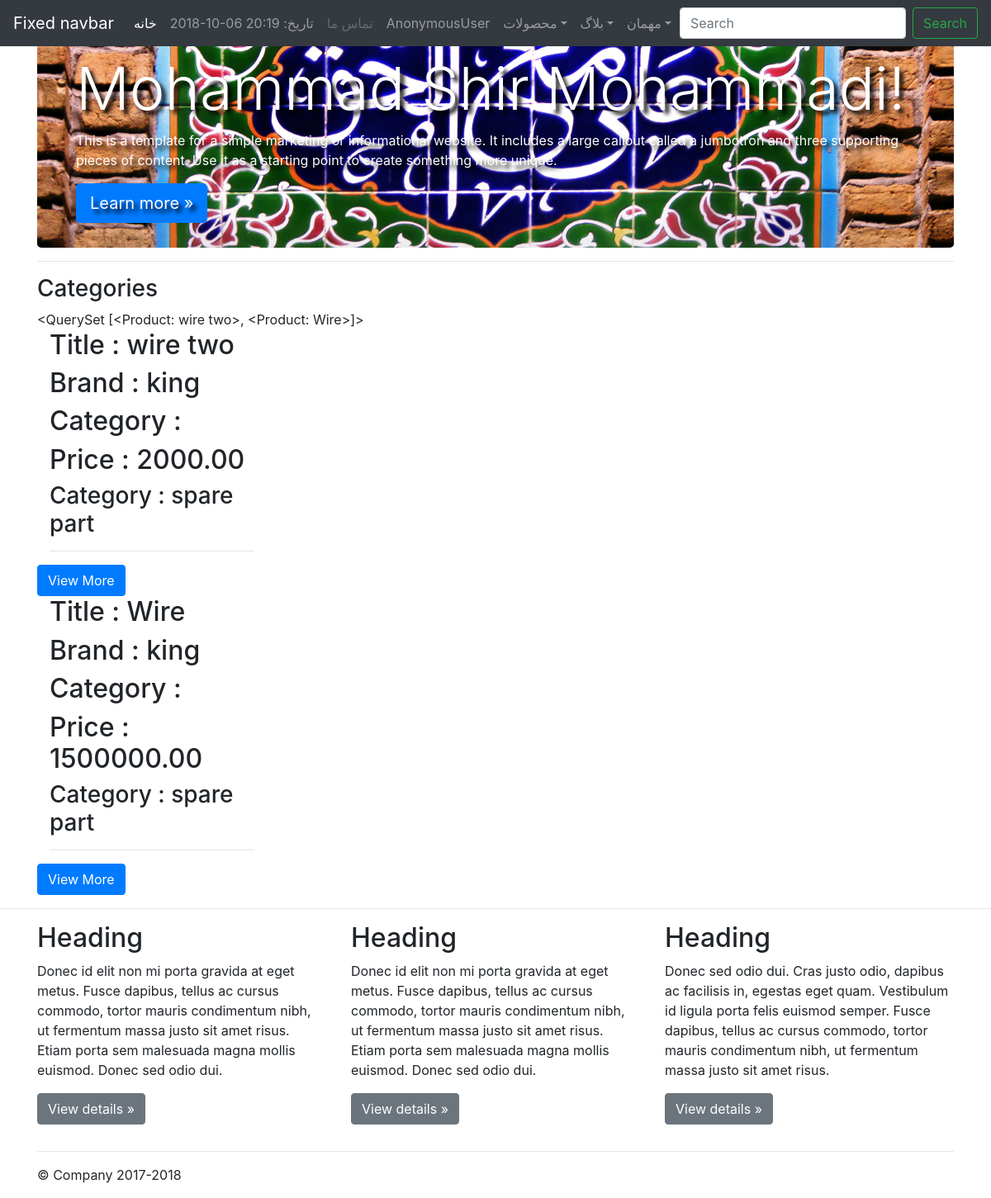
Screenshot of /products/productlist with the database file from the repository.
### products/models.py (models this page shows, shortened)
class Product(models.Model):
    title = models.CharField(max_length=120,help_text="Enter uniqe title")
    hits = models.IntegerField(default=0)
    brand = models.ForeignKey(Brand,on_delete=models.CASCADE)
    description = models.TextField(max_length=1500,help_text='descrip your Product')
    category = models.ManyToManyField(Category)
    active = models.BooleanField(default=True)
    price = models.DecimalField(decimal_places=2,max_digits=15,help_text="قیمت ها به تومان می باشد.")
    def __str__(self):
        return self.title
    class Meta :
        ordering = ["-title"]

class Brand(models.Model):
    title = models.CharField(unique=True,max_length=100)
    slug = models.SlugField()

class Category(models.Model):
    title = models.CharField(unique=True,max_length=100)
    description = models.TextField(max_length=500)
    slug =models.SlugField()

### products/views.py (the view)
# urls.py: path('productlist',views.ProductListView,name='productlist'),
def ProductListView(request):
    ProductList= Product.objects.all()
    context = {
        "ProductList":ProductList
    }
    template_name = "productlist.html"
    return render(request,template_name,context)

### ecommerce/contextprocessor.py (called while the page is built)
def time_now(request):
    return {'time_now':datetime.now()}

### products/templates/productlist.html (shortened to what this page needs)
{% extends "base.html" %}
{% block content %}
<div class="container">
    <div class="row">
        <div class="col">
            <hr>
                <h3>Categories</h3>
            {{ ProductList }}
            {% for product in ProductList %}
            <div class="col-md-3">
            <h2>Title : {{ product.title}}</h2>
            <h2>Brand : {{ product.brand.title}}</h2>
            <h2>Category : {{ product.category.title}}</h2>
            <h2>Price : {{ product.price}}</h2>
                {% for cate in product.category.all %}
               <h3>Category : {{ cate.title }} </h3>
                {% endfor %}
            <hr>
            </div>
            <a href="{% url 'products:product_detail_view' id=product.id %}" class="btn btn-primary">View More</a>
            {% endfor %}
        </div>
    </div>
</div>
{% endblock %}

### templates/base.html (shortened to what this page needs)
<!doctype html>
<body lang="en">
  <head>
    <link rel="stylesheet" href="https://stackpath.bootstrapcdn.com/bootstrap/4.1.3/css/bootstrap.min.css"
>
  </head>
<body>
{% include "navbar.html" %}
{% block content %}
{% endblock %}
<p><hr></p>
      <div class="container">
        <div class="row">
          <div class="col-md-4">
            <h2>Heading</h2>
            <p>Donec id elit non mi porta gravida at eget metus. Fusce dapibus, tellus ac cursus commodo,
                tortor mauris condimentum nibh, ut fermentum massa justo sit amet risus. Etiam porta sem malesuada
                magna mollis euismod. Donec sed odio dui. </p>
            <p><a class="btn btn-secondary" href="#" role="button">View details &raquo;</a></p>
          </div>
          <div class="col-md-4">
            <h2>Heading</h2>
            <p>Donec id elit non mi porta gravida at eget metus. Fusce dapibus, tellus ac cursus
                commodo, tortor mauris condimentum nibh, ut fermentum massa justo sit amet risus. Etiam porta sem
                malesuada magna mollis euismod. Donec sed odio dui. </p>
            <p><a class="btn btn-secondary" href="#" role="button">View details &raquo;</a></p>
          </div>
          <div class="col-md-4">
            <h2>Heading</h2>
            <p>Donec sed odio dui. Cras justo odio, dapibus ac facilisis in, egestas eget quam. Vestibulum id
                ligula porta felis euismod semper. Fusce dapibus, tellus ac cursus commodo, tortor mauris condimentum
                nibh, ut fermentum massa justo sit amet risus.</p>
            <p><a class="btn btn-secondary" href="#" role="button">View details &raquo;</a></p>
          </div>
        </div>
        <hr>
      </div>
    <footer class="container">
      <p>&copy; Company 2017-2018</p>
    </footer>
</body>
  </body>
</html>

### templates/navbar.html (shortened to what this page needs)
<div class="container">
 {% load static %}
<link rel="stylesheet" type="text/css" href="{% static 'css/homestyle.css' %}">
       <nav class="navbar navbar-expand-md navbar-dark fixed-top bg-dark">
      <a class="navbar-brand" href="#">Fixed navbar</a>
      <div class="collapse navbar-collapse" id="navbarsExampleDefault">
        <ul class="navbar-nav mr-auto">
          <li class="nav-item active">
            <a class="nav-link" href="{% url 'home' %}">خانه <span class="sr-only">(current)</span></a>
          </li>
    <li class="nav-item">
      <a class="nav-link">{{ time_now | date:'Y-m-d H:i' }} :تاریخ </a>
    </li>
          <li class="nav-item">
            <a class="nav-link disabled" href="{% url 'accounts:contact' %}">تماس ما </a>
          </li>
    <li class="nav-item">
      <a class="nav-link">{{request.user }}</a>
    </li>
          <li class="nav-item dropdown">
            <a class="nav-link dropdown-toggle" href="http://example.com" id="dropdown04" data-toggle="dropdown"
               aria-haspopup="true" aria-expanded="false">محصولات</a>
          </li>
          <li class="nav-item dropdown">
            <a class="nav-link dropdown-toggle" href="http://example.com" id="dropdown01" data-toggle="dropdown"
               aria-haspopup="true" aria-expanded="false">بلاگ</a>
          </li>
              {% if request.user.is_authenticated %}
            <li class="nav-item dropdown">
            <a class="nav-link dropdown-toggle" href="http://example.com" id="dropdown02" data-toggle="dropdown"
               aria-haspopup="true" aria-expanded="false">{{ request.user }}</a>
            <div class="dropdown-menu" aria-labelledby="dropdown01">
              <a class="dropdown-item" href="{% url 'home' %}">خانه</a>
              <a class="dropdown-item" href="#">Edit Profile</a>
              <a class="dropdown-item" href="{% url 'accounts:change_password' %}">Change Password</a>
            </div>
          <li class="nav-item">
            <a class="nav-link " href="{% url 'accounts:logout' %}">log out </a>
          </li>
                {% else %}
          <li class="nav-item dropdown">
            <a class="nav-link dropdown-toggle" href="http://example.com" id="dropdown03" data-toggle="dropdown"
               aria-haspopup="true" aria-expanded="false">مهمان</a>
            </li>
                {% endif %}
        </ul>
        <form class="form-inline mt-2 mt-md-0">
          <input class="form-control mr-sm-2" type="text" placeholder="Search" aria-label="Search">
          <button class="btn btn-outline-success my-2 my-sm-0" type="submit">Search</button>
        </form>
      </div>
    </nav>
      <div class="jumbotron">
        <div class="container">
          <h1 class="display-3">Mohammad Shir Mohammadi!</h1>
          <p>This is a template for a simple marketing or informational website. It includes a large callout
            called a jumbotron and three supporting pieces of content. Use it as a starting point to create something
            more unique.</p>
          <p><a class="btn btn-primary btn-lg" href="#" role="button">Learn more &raquo;</a></p>
        </div>
      </div>
</div>

### static/css/homestyle.css (style rules this page uses)
.jumbotron { margin-bottom: 0px; height: 300px; color: white; text-shadow: black 0.3em 0.3em 0.3em; background: transparent; background-image: url("../img/alimola.jpg"); background-size: cover; background-repeat: no-repeat; background-position: center; center; }

### rows the page displays
Product: title.title "<QuerySet [<Product: wire two>, <Product: Wire>]>", title "wire two", brand "king", price "2000.00"
Category: title "spare part"
Product: title "Wire", brand "king", price "1500000.00"

### other values shown
{{ request.user }} "AnonymousUser"
